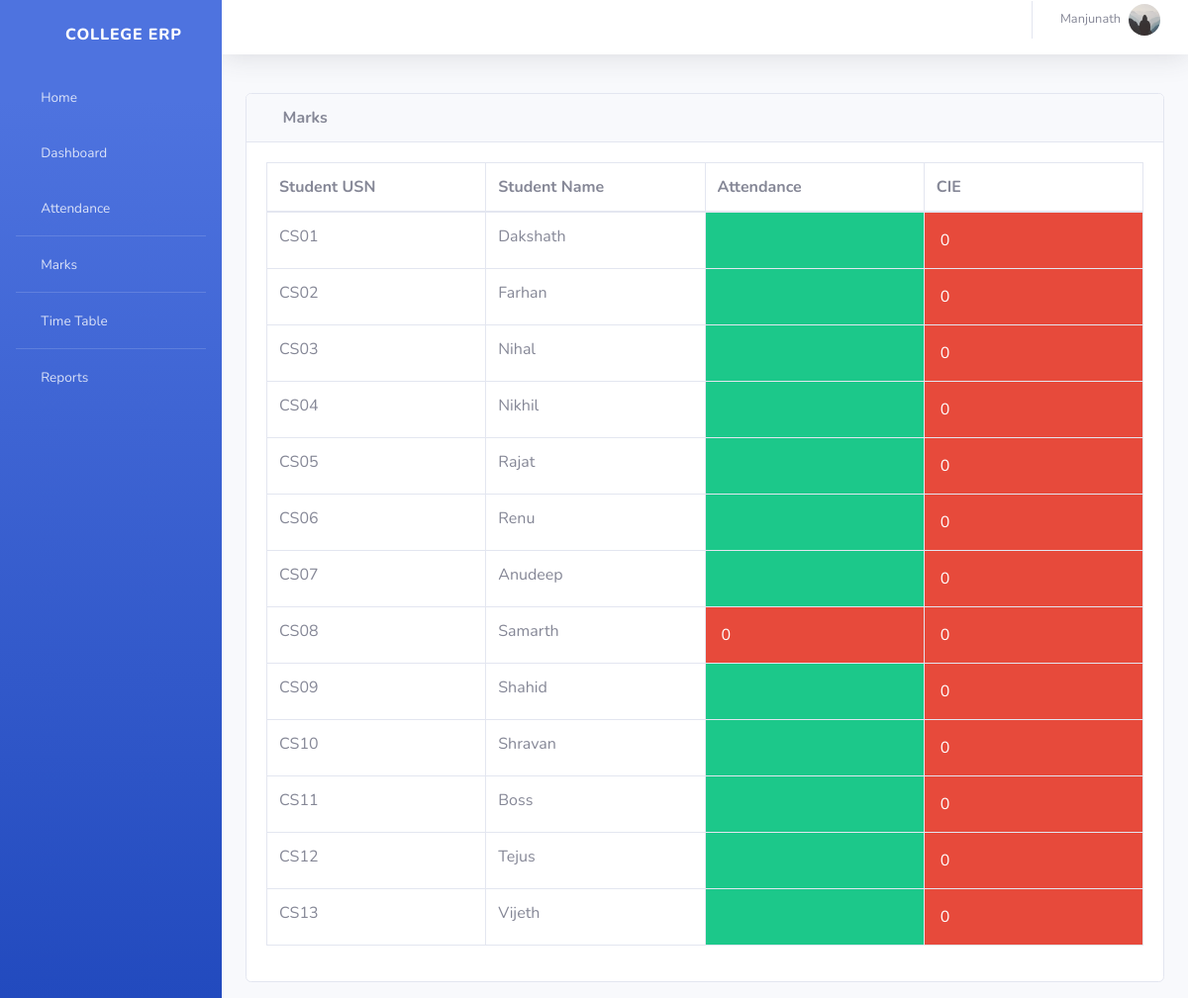
Screenshot of /info/teacher/9/Report/ (signed in) with the database file from the repository.
### info/models.py (models this page shows, shortened)
class User(AbstractUser):
    @property
    def is_student(self):
        if hasattr(self, 'student'):
            return True
        return False
    @property
    def is_teacher(self):
        if hasattr(self, 'teacher'):
            return True
        return False

class Teacher(models.Model):
    user = models.OneToOneField(User, on_delete=models.CASCADE, null=True)
    id = models.CharField(primary_key=True, max_length=100)
    dept = models.ForeignKey(Dept, on_delete=models.CASCADE, default=1)
    name = models.CharField(max_length=100)
    Gender = models.CharField(max_length=50, choices=Gender_choice, default='Male')
    DOB = models.DateField(default='1980-01-01')
    address = models.CharField(max_length=200, default='-'),
    phone = models.IntegerField(),
    nationality = models.CharField(max_length=20),
    image = models.ImageField(default='default.jpg', upload_to='profile_pics')

class StudentCourse(models.Model):
    student = models.ForeignKey(Student, on_delete=models.CASCADE)
    course = models.ForeignKey(Course, on_delete=models.CASCADE)
    class Meta:
        unique_together = (('student', 'course'),)
        verbose_name_plural = 'Marks'
    def __str__(self):
        sname = Student.objects.get(name=self.student)
        cname = Course.objects.get(name=self.course)
        return '%s : %s' % (sname.name, cname.shortname)
    def get_cie(self):
        marks_list = self.marks_set.all()
        m = []
        for mk in marks_list:
            m.append(mk.marks1)
        cie = math.ceil(sum(m[:5])/2)
        return cie
    def get_attendance(self):
        a = AttendanceTotal.objects.get(student=self.student, course=self.course)
        return a.attendance

class Student(models.Model):
    user = models.OneToOneField(User, on_delete=models.CASCADE, null=True)
    class_id = models.ForeignKey(Class, on_delete=models.CASCADE, default=1)
    semester = models.CharField(max_length=100, choices=semester, default='-')
    USN = models.CharField(primary_key='True', max_length=100)
    name = models.CharField(max_length=200)
    address = models.CharField(max_length=200, default='-')
    phone = models.IntegerField(default='-'),
    nationality = models.CharField(max_length=20, default='-'),
    Gender = models.CharField(max_length=50, choices=Gender_choice, default='Male')
    DOB = models.DateField(default='1998-01-01')
    image = models.ImageField(default='default.jpg', upload_to='profile_pics')
    def __str__(self):
        return self.name

class Marks(models.Model):
    studentcourse = models.ForeignKey(StudentCourse, on_delete=models.CASCADE)
    name = models.CharField(max_length=50, choices=test_name, default='Internal test 1')
    marks1 = models.IntegerField(default=0, validators=[MinValueValidator(0), MaxValueValidator(100)])
    class Meta:
        unique_together = (('studentcourse', 'name'),)

class Course(models.Model):
    dept = models.ForeignKey(Dept, on_delete=models.CASCADE)
    id = models.CharField(primary_key='True', max_length=50)
    name = models.CharField(max_length=50)
    shortname = models.CharField(max_length=50, default='X')
    semester = models.CharField(max_length=100, choices=semester, default='-')
    def __str__(self):
        return self.name

class AttendanceTotal(models.Model):
    course = models.ForeignKey(Course, on_delete=models.CASCADE)
    student = models.ForeignKey(Student, on_delete=models.CASCADE)
    class Meta:
        unique_together = (('student', 'course'),)
    @property
    def attendance(self):
        stud = Student.objects.get(name=self.student)
        cr = Course.objects.get(name=self.course)
        total_class = Attendance.objects.filter(course=cr, student=stud).count()
        att_class = Attendance.objects.filter(course=cr, student=stud, status='True').count()
        if total_class == 0:
            attendance = 0
        else:
            attendance = round(att_class / total_class * 100, 2)
        return attendance

### info/views.py (the view)
# urls.py: path('teacher/<int:assign_id>/Report/', views.t_report, name='t_report'),
@login_required()
def t_report(request, assign_id):
    ass = get_object_or_404(Assign, id=assign_id)
    sc_list = []
    for stud in ass.class_id.student_set.all():
        a = StudentCourse.objects.get(student=stud, course=ass.course)
        sc_list.append(a)
    return render(request, 'info/t_report.html', {'sc_list': sc_list})

### info/templates/info/t_report.html
{% extends 'info/base.html' %}
    {% load static %}
    {% block content %}
                  <div class="card mb-3">
            <div class="card-header">
              <i class="fas fa-table"></i>
            <b>Marks</b></div>
            <div class="card-body">
              <div class="table-responsive">
                <table class="table table-bordered" id="dataTable" width="100%" cellspacing="0">
                  <thead>
                    <tr>
                        <th style="width: 25%">Student USN</th>
                        <th style="width: 25%">Student Name</th>
                        <th style="width: 25%">Attendance</th>
                        <th style="width: 25%">CIE</th>
                  </thead>
                  <tbody>
                    {% for sc in sc_list %}
                    <tr>
                        <td>{{ sc.student_id }}</td>
                        <td>{{ sc.student.name }}</td>
                        {% if sc.get_attendance < 75 %}
                            <td class="p-3 mb-2 bg-danger text-white">{{ sc.get_attendance }}</td>
                        {% else %}
                            <td class="p-3 mb-2 bg-success text-white">{{ sc.get_attendance }}</td>
                        {% endif %}
                        {% if sc.get_cie < 25 %}
                            <td class="p-3 mb-2 bg-danger text-white">{{ sc.get_cie }}</td>
                        {% else %}
                            <td class="p-3 mb-2 bg-success text-white">{{ sc.get_cie }}</td>
                        {% endif %}
                    </tr>
                    {% empty %}
                            <p>student has no courses</p>
                    {% endfor %}
                  </tbody>
                </table>
              </div>
            </div>
          </div>
    {% endblock %}

### info/templates/info/base.html (shortened to what this page needs)
<!DOCTYPE html>
<html lang="en">
  <head>
      {% load static %}
   <link href="{% static '/info/dashboard/vendor/fontawesome-free/css/all.min.css' %}" rel="stylesheet" type="text/css">
   <link href="{% static '/info/dashboard/css/sb-admin-2.min.css' %}" rel="stylesheet">
    <link href="{% static '/info/dashboard/vendor/datatables/dataTables.bootstrap4.css' %}" rel="stylesheet">
  </head>
  <body id="page-top">
    <div id="wrapper">
  <ul class="navbar-nav bg-gradient-primary sidebar sidebar-dark accordion" id="accordionSidebar">
      <a class="sidebar-brand d-flex align-items-center justify-content-center" href="{% url 'index' %}">
        <div class="sidebar-brand-icon rotate-n-15">
          <i class="fas fa-laugh-wink"></i>
        </div>
        <div class="sidebar-brand-text mx-3">College ERP</div>
      </a>
      <li class="nav-item">
        <a class="nav-link" href="{% url 'index' %}">
          <i class="fas fa-fw fa-tachometer-alt"></i>
          <span>Home</span></a>
      </li>
       {% if request.user.is_student %}
<hr class="sidebar-divider my-0">
      <li class="nav-item">
        <a class="nav-link" href="{% url 'dashboard'  request.user.student.USN request.user.student.class_id_id %}">
          <i class="fas fa-fw fa-tachometer-alt"></i>
          <span>Dashboard</span></a>
      </li>
      <li class="nav-item">
        <a class="nav-link" href="{% url 'attendance' request.user.student.USN %}">
          <i class="fas fa-fw fa-tachometer-alt"></i>
          <span>Attendance</span></a>
      </li>
      <hr class="sidebar-divider my-0">
      <li class="nav-item">
        <a class="nav-link" href="{% url 'attendance' request.user.student.USN %}">
          <i class="fas fa-fw fa-tachometer-alt"></i>
          <span>Attendance By Subject</span></a>
      </li>
       <hr class="sidebar-divider my-0">
      <li class="nav-item">
        <a class="nav-link" href="{% url 'marks_list' request.user.student.USN %}">
          <i class="fas fa-fw fa-tachometer-alt"></i>
          <span>Marks</span></a>
      </li>
      <hr class="sidebar-divider my-0">
      <li class="nav-item">
        <a class="nav-link" href="{% url 'timetable' request.user.student.class_id_id %}">
          <i class="fas fa-fw fa-tachometer-alt"></i>
          <span>Time Table</span></a>
      </li>
      {% elif request.user.is_teacher %}
      <li class="nav-item">
        <a class="nav-link" href="{% url 'dashboard'%}">
          <i class="fas fa-fw fa-tachometer-alt"></i>
          <span>Dashboard</span></a>
      </li>
       <li class="nav-item">
        <a class="nav-link" href="{% url 't_clas' request.user.teacher.id 1 %}">
          <i class="fas fa-fw fa-tachometer-alt"></i>
          <span>Attendance</span></a>
      </li>
      <hr class="sidebar-divider my-0">
      <li class="nav-item">
        <a class="nav-link" href="{% url 't_clas' request.user.teacher.id 2 %}">
          <i class="fas fa-fw fa-tachometer-alt"></i>
          <span>Marks</span></a>
      </li>
      <hr class="sidebar-divider my-0">
      <li class="nav-item">
        <a class="nav-link" href="{% url 't_timetable' request.user.teacher.id %}">
          <i class="fas fa-fw fa-tachometer-alt"></i>
          <span>Time Table</span></a>
      </li>
       <hr class="sidebar-divider my-0">
      <li class="nav-item">
        <a class="nav-link" href="{% url 't_clas' request.user.teacher.id 3 %}">
          <i class="fas fa-fw fa-tachometer-alt"></i>
          <span>Reports</span></a>
      </li>
      {% endif %}
    </ul>
<div id="content-wrapper">
<div id="content">
          <nav class="navbar navbar-expand navbar-light bg-white topbar mb-4  shadow" style="bottom:15px;">
          <ul class="navbar-nav ml-auto">
            <li class="nav-item dropdown no-arrow">
              <a class="nav-link dropdown-toggle" href="#" id="userDropdown" role="button" data-toggle="dropdown" aria-haspopup="true" aria-expanded="false">
                 {% if request.user.is_student %}
                  <span class="mr-2 d-none d-lg-inline text-gray-600 small">{{ request.user.student.name }}</span>
                   <img class="img-profile rounded-circle" src="{{ user.student.image.url }}">
                  <div class="dropdown-menu dropdown-menu-right shadow animated--grow-in" aria-labelledby="userDropdown">
                  <a class="dropdown-item" href="{% url 'profile' %}">
                  <i class="fas fa-user fa-sm fa-fw mr-2 text-gray-400"></i>
                  Profile
                </a>
                <a class="dropdown-item" href="#">
                  <i class="fas fa-cogs fa-sm fa-fw mr-2 text-gray-400"></i>
                  Settings
                </a>
                <a class="dropdown-item" href="#">
                  <i class="fas fa-list fa-sm fa-fw mr-2 text-gray-400"></i>
                  Activity Log
                </a>
                <div class="dropdown-divider"></div>
                <a class="dropdown-item" href="#" data-toggle="modal" data-target="#logoutModal">
                  <i class="fas fa-sign-out-alt fa-sm fa-fw mr-2 text-gray-400"></i>
                  Logout
                </a>
              </div>
                  {% elif request.user.is_teacher %}
                  <span class="mr-2 d-none d-lg-inline text-gray-600 small">{{ request.user.teacher.name }}</span>
                <img class="img-profile rounded-circle" src="{{ user.teacher.image.url }}">
              </a>
                 {% endif %}
            </li>
          </ul>
        </nav>
        <div class="container-fluid">
            {% block content %}
            {% endblock %}
        </div>
    </div>
    </div>
  </body>
</html>

### rows the page displays
User: user.teacher.name "Manjunath", teacher.image (placeholder picture)
StudentCourse: student_id "CS01", student.name "Dakshath", get_cie "0"
StudentCourse: student_id "CS02", student.name "Farhan", get_cie "0"
StudentCourse: student_id "CS03", student.name "Nihal", get_cie "0"
StudentCourse: student_id "CS04", student.name "Nikhil", get_cie "0"
StudentCourse: student_id "CS05", student.name "Rajat", get_cie "0"
StudentCourse: student_id "CS06", student.name "Renu", get_cie "0"
StudentCourse: student_id "CS07", student.name "Anudeep", get_cie "0"
StudentCourse: student_id "CS08", student.name "Samarth", get_attendance "0", get_cie "0"
StudentCourse: student_id "CS09", student.name "Shahid", get_cie "0"
StudentCourse: student_id "CS10", student.name "Shravan", get_cie "0"
StudentCourse: student_id "CS11", student.name "Boss", get_cie "0"
StudentCourse: student_id "CS12", student.name "Tejus", get_cie "0"
StudentCourse: student_id "CS13", student.name "Vijeth", get_cie "0"
